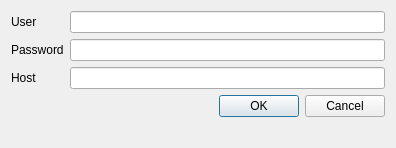
<?xml version="1.0" encoding="UTF-8"?>
<ui version="4.0">
 <class>PlatformSettings</class>
 <widget class="QDialog" name="PlatformSettings">
  <property name="geometry">
   <rect>
    <x>0</x>
    <y>0</y>
    <width>396</width>
    <height>148</height>
   </rect>
  </property>
  <property name="windowTitle">
   <string>Dialog</string>
  </property>
  <layout class="QFormLayout" name="formLayout">
   <property name="fieldGrowthPolicy">
    <enum>QFormLayout::AllNonFixedFieldsGrow</enum>
   </property>
   <item row="0" column="0">
    <widget class="QLabel" name="label">
     <property name="text">
      <string>User</string>
     </property>
    </widget>
   </item>
   <item row="0" column="1">
    <widget class="QLineEdit" name="usernameEdit"/>
   </item>
   <item row="1" column="0">
    <widget class="QLabel" name="label_2">
     <property name="text">
      <string>Password</string>
     </property>
    </widget>
   </item>
   <item row="1" column="1">
    <widget class="QLineEdit" name="passwordEdit">
     <property name="echoMode">
      <enum>QLineEdit::Password</enum>
     </property>
    </widget>
   </item>
   <item row="2" column="0">
    <widget class="QLabel" name="label_3">
     <property name="text">
      <string>Host</string>
     </property>
    </widget>
   </item>
   <item row="3" column="1">
    <widget class="QDialogButtonBox" name="buttonBox">
     <property name="orientation">
      <enum>Qt::Horizontal</enum>
     </property>
     <property name="standardButtons">
      <set>QDialogButtonBox::Cancel|QDialogButtonBox::Ok</set>
     </property>
    </widget>
   </item>
   <item row="2" column="1">
    <widget class="QLineEdit" name="hostnameEdit"/>
   </item>
  </layout>
 </widget>
 <tabstops>
  <tabstop>usernameEdit</tabstop>
  <tabstop>passwordEdit</tabstop>
  <tabstop>hostnameEdit</tabstop>
  <tabstop>buttonBox</tabstop>
 </tabstops>
 <resources/>
 <connections>
  <connection>
   <sender>buttonBox</sender>
   <signal>accepted()</signal>
   <receiver>PlatformSettings</receiver>
   <slot>accept()</slot>
   <hints>
    <hint type="sourcelabel">
     <x>248</x>
     <y>254</y>
    </hint>
    <hint type="destinationlabel">
     <x>157</x>
     <y>274</y>
    </hint>
   </hints>
  </connection>
  <connection>
   <sender>buttonBox</sender>
   <signal>rejected()</signal>
   <receiver>PlatformSettings</receiver>
   <slot>reject()</slot>
   <hints>
    <hint type="sourcelabel">
     <x>316</x>
     <y>260</y>
    </hint>
    <hint type="destinationlabel">
     <x>286</x>
     <y>274</y>
    </hint>
   </hints>
  </connection>
 </connections>
</ui>
